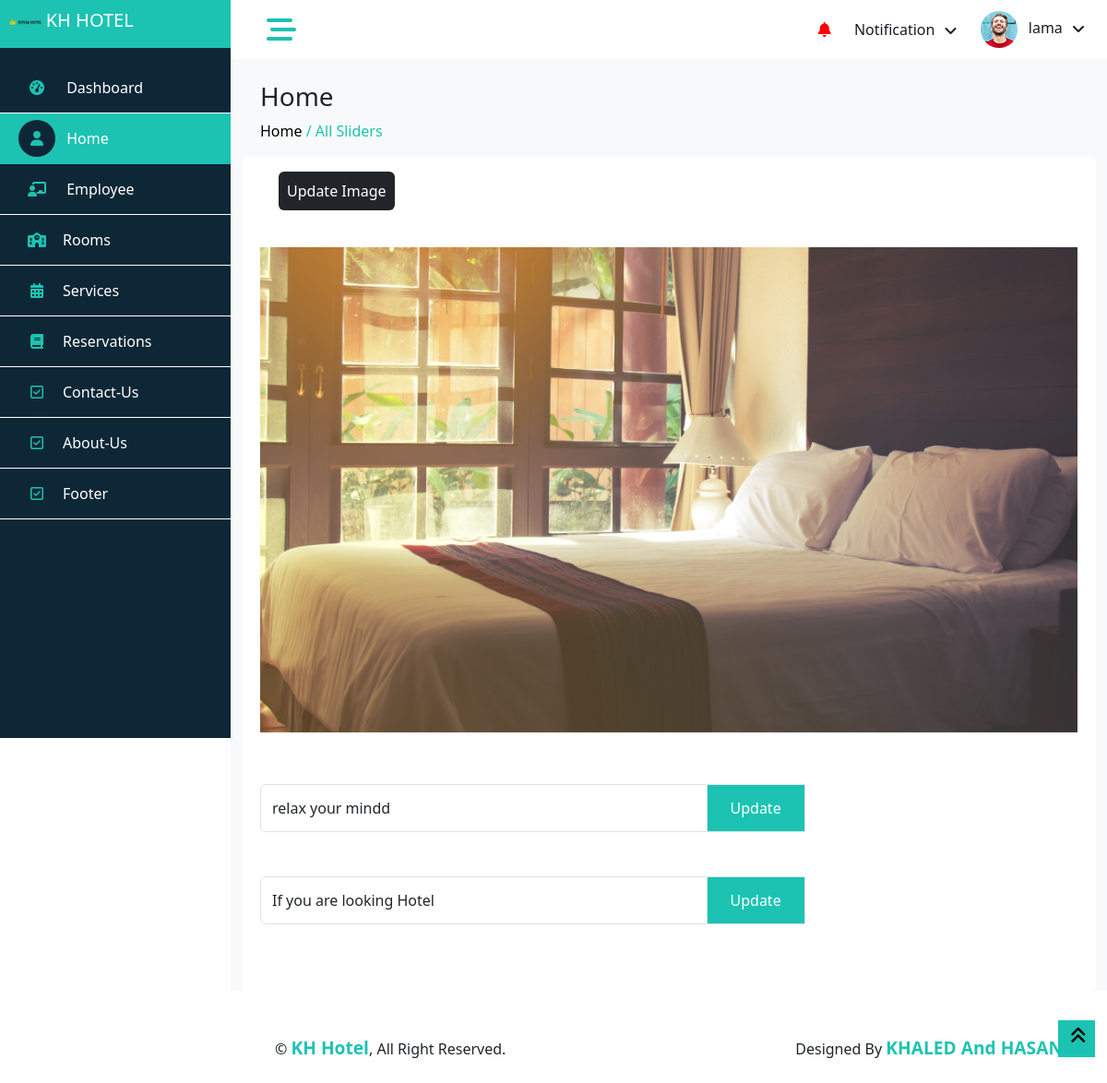
The app's page /home.php (signed in) with its own data.
### tables this page shows
CREATE TABLE `sliders` (
  `id` int(10) UNSIGNED NOT NULL,
  `image` varchar(255) NOT NULL,
  `head_text` varchar(255) NOT NULL,
  `primary_text` varchar(255) NOT NULL
);

### home.php (the view, shortened to what this page needs)
<?php
require('common/header.php');
require('connect.php');
$sql = "SELECT * FROM `sliders`";
$result = $conn->query($sql);
$sliders = $result->fetch_all(MYSQLI_ASSOC);
?>
<body>
    <div class="container-fluid position-relative bg-white d-flex p-0">
        <?php require('common/sidebar.php'); ?>
        <div class="content">
            <?php require('common/navbar.php'); ?>
            <div class="container-fluid pt-4 min-vh-100 bg-light ">
                <div class="row ms-2">
                    <h3>Home</h3>
                    <a href="index.php" style="color: black;">
                        <p>Home
                    </a> <span style="color: #1cc3b2;"> / <a href=".php" style="color:#1cc3b2">All Sliders</a></span></p>
                </div>
                <div class="card height-auto border-0">
                    <div class="card-body">
                        <div class="row mb-2">
                            <div class="col text-start ms-4 border-0">
                                <form action="">
                                    <button type="button" class="btn bg-dark text-white p-2" data-bs-toggle="modal" data-bs-target="#addImage">
                                        Update Image
                                    </button>
                                </form>
                            </div>
                        </div>
                        <div class="row mb-4">
                            <div class="card-body">
                                <img src="hotel/image/banner/<?php echo $sliders[0]['image'] ?>" class="d-block w-100" alt="image not found" data-item-id="<?php echo $s['id']; ?>">
                            </div>
                        </div>
                        <div class="row mb-0">
                            <div class="card-body">
                                <div class="col-lg-8 mb-3">
                                    <?php foreach ($sliders as $s) { ?>
                                        <div class="input-group">
                                            <input type="text" class="form-control" id="headInput_<?php echo $s["id"] ?>" value="<?php echo $s['head_text'] ?>">
                                            <span class="input-group-text" style="background-color: #1cc3b2 !important;border-radius:0px;">
                                                <button class="btn updateHead text-white" data-id="<?php echo $s["id"] ?>">
                                                    Update
                                                </button>
                                            </span>
                                        </div>
                                    <?php } ?>
                                </div>
                            </div>
                        </div>
                        <div class="row mb-4">
                            <div class="card-body">
                                <div class="col-lg-8 mb-3">
                                    <?php foreach ($sliders as $s) { ?>
                                        <div class="input-group">
                                            <input type="text" class="form-control" id="primaryInput_<?php echo $s["id"] ?>" value="<?php echo $s['primary_text'] ?>">
                                            <span class="input-group-text" style="background-color: #1cc3b2 !important;border-radius:0px;">
                                                <button class="btn updatePrimary text-white" data-id="<?php echo $s["id"] ?>">
                                                    Update
                                                </button>
                                            </span>
                                        </div>
                                    <?php } ?>
                                </div>
                            </div>
                        </div>
                    </div>
                </div>
            </div>
            <?php require('common/footer.php'); ?>
        </div>
        <a href="#" class="btn btn-lg  btn-lg-square back-to-top  bg-yellow" style="border-radius:0px"><i class="fa fa-angle-double-up" style="color: black;"></i></a>
    </div>
</body>
</html>

### css/style.css (style rules this page uses)
:root { --primary: blue; --light: #F3F6F9; --dark: #191C24; }
.back-to-top { position: fixed; display: none; right: 13px; bottom: 28px; z-index: 99; }
.btn { transition: .5s; }
.btn-lg-square { width: 40px; height: 40px; }
.btn-square, .btn-sm-square, .btn-lg-square { padding: 0; display: inline-flex; align-items: center; justify-content: center; font-weight: normal; border-radius: 0px; }
.content { margin-left: 250px; min-height: 100vh; background: #FFFFFF; transition: 0.5s; }
@media (min-width: 992px) { .content { width: calc(100% - 250px); } }
.bg-yellow { background-color: #1cc3b2 !important; }

### css/datatables.css (style rules this page uses)
:root { --dt-row-selected: 13, 110, 253; --dt-row-selected-text: 255, 255, 255; --dt-row-selected-link: 9, 10, 11; --dt-row-stripe: 0, 0, 0; --dt-row-hover: 0, 0, 0; --dt-column-ordering: 0, 0, 0; --dt-html-background: white }

### records on screen
sliders: image (picture), head_text "relax your mindd", primary_text "If you are looking Hotel"

### other values on screen
$_SESSION['firstName'] "lama"
